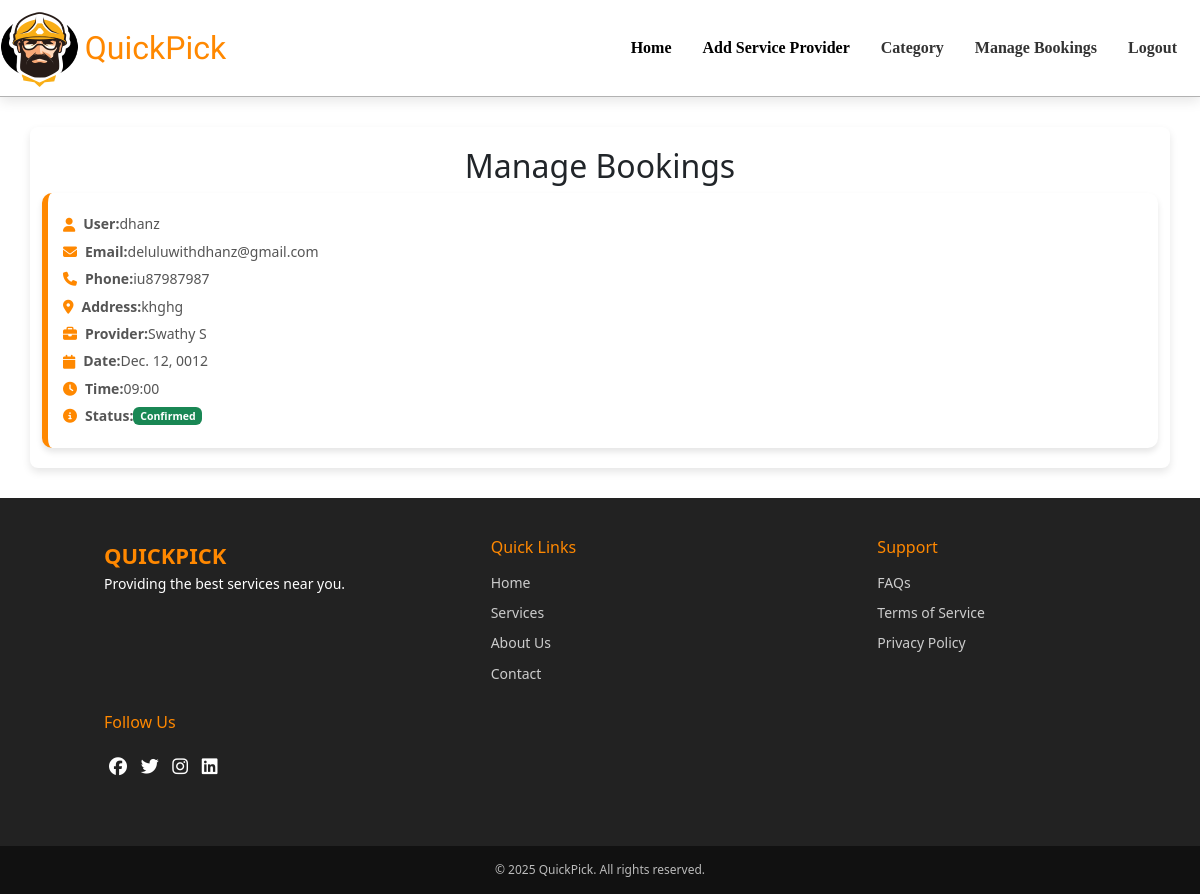
Screenshot of /admin_bookings/ (signed in) with the database file from the repository.
### app/models.py (models this page shows, shortened)
class Booking(models.Model):
    provider = models.ForeignKey('ServiceProvider', on_delete=models.CASCADE)
    user = models.ForeignKey(User, on_delete=models.CASCADE)
    phone = models.CharField(max_length=15)  # Store user phone number
    address = models.TextField()  # Store user address
    date = models.DateField()
    time = models.CharField(max_length=50)
    status = models.CharField(max_length=20, default="Pending")  # Booking status
    payment_amount = models.DecimalField(max_digits=10, decimal_places=2, default=0.0)  # Advance payment amount
    payment_status = models.CharField(max_length=20, choices=[('Pending', 'Pending'), ('Paid', 'Paid')], default='Pending')  # Payment status
    advance_paid = models.BooleanField(default=False)  # Flag to track if the advance payment has been paid
    razorpay_payment_id = models.CharField(max_length=255, blank=True, null=True)  # Store Razorpay payment ID

class ServiceProvider(models.Model):
    category = models.ForeignKey(Category, on_delete=models.CASCADE)
    profile = models.FileField()
    name = models.TextField()
    phone = models.IntegerField(unique=True)
    experience = models.IntegerField()
    availability = models.BooleanField(default=True)
    rating = models.FloatField(default=0.0)
    location = models.TextField()
    des = models.TextField()
    charge = models.FloatField()
    working_hours = models.TextField()

### app/views.py (the view)
# urls.py: path('admin_bookings/', views.admin_bookings, name='admin_bookings'),
def admin_bookings(req):
    if 'admin' in req.session:
        bookings = Booking.objects.all().order_by('-date')
        return render(req, 'admin/admin_bookings.html', {'bookings': bookings})
    return redirect(user_login)

### templates/admin/admin_bookings.html (shortened to what this page needs)
<!DOCTYPE html>
<html lang="en">
<head>
    {% load static %}
    <link rel="stylesheet" href="{% static 'css/admin_bookings.css' %}">
    <link rel="stylesheet" href="{% static 'css/footer.css' %}">
    <link href="https://cdn.jsdelivr.net/npm/bootstrap@5.3.3/dist/css/bootstrap.min.css" rel="stylesheet">
    <link rel="stylesheet" href="https://cdnjs.cloudflare.com/ajax/libs/font-awesome/6.5.1/css/all.min.css">
    <link href="https://cdn.jsdelivr.net/npm/bootstrap@5.3.3/dist/css/bootstrap.min.css" rel="stylesheet">
</head>
<body>
    <nav class="navbar navbar-expand-lg">
        <img src="../../static/logo.png" alt="logo" width="80" height="80">
        <a class="navbar-brand" href="#">QuickPick</a>
        <div class="collapse navbar-collapse" id="navbarNav">
          <ul class="navbar-nav ms-auto">
            <li class="nav-item">
              <a class="nav-link active" href="../../admin_home">Home</a>
            </li>
            <li class="nav-item">
              <a class="nav-link active" href="../../add_pro">Add Service Provider</a>
            </li>
            <li class="nav-item">
              <a class="nav-link" href="../../view_category">Category</a>
            </li>
            <li class="nav-item">
              <a class="nav-link" href="../admin_bookings">Manage Bookings</a>
            </li>
            <li class="nav-item">
              <a class="nav-link" href="../../logout">Logout</a>
            </li>
          </ul>
        </div>
      </nav>
    <div class="container">
        <h2>Manage Bookings</h2>
        <div class="booking-list">
            {% for booking in bookings %}
            <div class="booking-card">
                <div class="booking-details">
                    <p><i class="fas fa-user"></i> <strong>User:</strong> {{ booking.user.first_name }}</p>
                    <p><i class="fas fa-envelope"></i> <strong>Email:</strong> {{ booking.user.username }}</p>
                    <p><i class="fas fa-phone"></i> <strong>Phone:</strong> {{ booking.phone }}</p>
                    <p><i class="fas fa-map-marker-alt"></i> <strong>Address:</strong> {{ booking.address }}</p>
                    <p><i class="fas fa-briefcase"></i> <strong>Provider:</strong> {{ booking.provider.name }}</p>
                    <p><i class="fas fa-calendar"></i> <strong>Date:</strong> {{ booking.date }}</p>
                    <p><i class="fas fa-clock"></i> <strong>Time:</strong> {{ booking.time }}</p>
                    <p><i class="fas fa-info-circle"></i> <strong>Status:</strong>
                        {% if booking.status == "Pending" %}
                            <span class="badge bg-warning">Pending</span>
                        {% elif booking.status == "Confirmed" %}
                            <span class="badge bg-success">Confirmed</span>
                        {% elif booking.status == "Declined" %}
                            <span class="badge bg-danger">Declined</span>
                        {% endif %}
                    </p>
                </div>
            </div>
            {% endfor %}
        </div>
    </div>
    <footer class="footer">
        <div class="footer-section">
            <div class="footer-logo">QuickPick</div>
            <p>Providing the best services near you.</p>
        </div>
        <div class="footer-section footer-links">
            <h4>Quick Links</h4>
            <a href="#">Home</a>
            <a href="#">Services</a>
            <a href="#">About Us</a>
            <a href="#">Contact</a>
        </div>
        <div class="footer-section footer-links">
            <h4>Support</h4>
            <a href="#">FAQs</a>
            <a href="#">Terms of Service</a>
            <a href="#">Privacy Policy</a>
        </div>
        <div class="footer-section">
            <h4>Follow Us</h4>
            <div class="footer-social">
                <a href="#"><i class="fab fa-facebook"></i></a>
                <a href="#"><i class="fab fa-twitter"></i></a>
                <a href="#"><i class="fab fa-instagram"></i></a>
                <a href="#"><i class="fab fa-linkedin"></i></a>
            </div>
        </div>
    </footer>
    <div class="footer-bottom">
        &copy; 2025 QuickPick. All rights reserved.
    </div>
</body>
</html>

### static/css/admin_bookings.css (style rules this page uses)
.navbar { background-color: #fff; box-shadow: 0 4px 12px rgba(0, 0, 0, 0.1); padding: 15px 20px; transition: all 0.3s ease; border-bottom: 1px solid rgba(0, 0, 0, 0.301); margin-bottom:20px; }
.navbar-brand { font-size: 2rem !important; font-family: "Sigmar", serif; font-weight: 400; font-style: normal; color: #ff8800 !important; transition: all 0.3s ease; margin-left: 0.4vw; }
.navbar-nav .nav-item .nav-link { font-size: 1rem; color: #333; margin-right: 15px; transition: all 0.3s ease; font-family: "Dancing Script", serif; font-optical-sizing: auto; font-weight: 700; font-style: normal; }
body { background-color: #f8f9fa; font-family: Arial, sans-serif; color: #333; margin: 0; padding: 0; }
.container { max-width: 1200px; margin: 30px auto; padding: 20px; background: white; border-radius: 8px; box-shadow: 0 4px 8px rgba(0, 0, 0, 0.1); }
h2 { text-align: center; color: #ff8800; font-size: 24px; margin-bottom: 20px; }
.booking-list { display: grid; grid-template-columns: repeat(auto-fit, minmax(300px, 1fr)); gap: 20px; }
.booking-card { background: white; border-radius: 10px; padding: 15px; box-shadow: 0 4px 6px rgba(0, 0, 0, 0.1); border-left: 6px solid #ff8800; }
.booking-details { font-size: 14px; color: #555; line-height: 1.6; }
.booking-details p { margin: 5px 0; display: flex; align-items: center; }
.booking-details p i { margin-right: 8px; color: #ff8800; }
.badge { padding: 6px 12px; font-size: 14px; border-radius: 5px; font-weight: bold; display: inline-block; }
.bg-success { background-color: #28a745; color: white; }

### static/css/footer.css (style rules this page uses)
.footer { background: #222; background-size:100%; color: white; padding: 40px 20px; font-size: 14px; line-height: 1.6; display: flex; flex-wrap: wrap; justify-content: space-between; align-items: flex-start; }
.footer-section { margin-left:7vw; flex: 1; min-width: 250px; margin-bottom: 20px; }
.footer-logo { font-size: 22px; font-weight: bold; color: #ff8800; text-transform: uppercase; }
.footer-section h4 { font-size: 16px; margin-bottom: 15px; color: #ff8800; }
.footer-links a { display: block; color: #ccc; text-decoration: none; margin-bottom: 8px; transition: color 0.3s; }
.footer-social a { display: inline-block; margin: 5px; color: white; font-size: 18px; transition: color 0.3s; }
.footer-bottom { text-align: center; padding: 15px; background: #111; font-size: 12px; color: #bbb; }

### rows the page displays
Booking: user.first_name "dhanz", user.username "deluluwithdhanz@gmail.com", phone "iu87987987", address "khghg", provider.name "Swathy S", date "Dec. 12, 0012", time "09:00", status "Confirmed"
